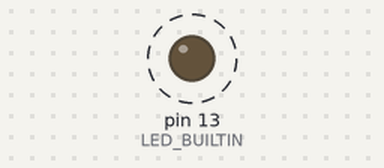
This program was run on a simulated Arduino Uno, built with avr-gcc and run on an emulated ATmega328P. Shown: output pins drawn as LEDs (lit = HIGH). Dashed ring = blinking.

Above: at 0.5 s.
Timing chart, 0 to 3.0 s (numbered marks = the images above):
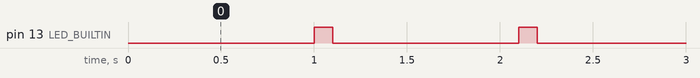

Measured:
- by itself, pin 13 (LED_BUILTIN): alternates HIGH for 0.10 s and LOW for 1.0 s

The program:

main.cpp
```cpp
#include <Arduino.h>

// the setup function runs once when you press reset or power the board
void setup() {
    // initialize digital pin LED_BUILTIN as an output.
    pinMode(LED_BUILTIN, OUTPUT);
    digitalWrite(LED_BUILTIN, HIGH); // turn the LED off after being turned on by pinMode()
}

// the loop function runs over and over again forever
void loop() {
    digitalWrite(LED_BUILTIN, LOW); // turn the LED on (LOW is the voltage level)
    delay(1000); // wait for a second
    digitalWrite(LED_BUILTIN, HIGH); // turn the LED off by making the voltage HIGH
    delay(100); // wait for a second
}
```
